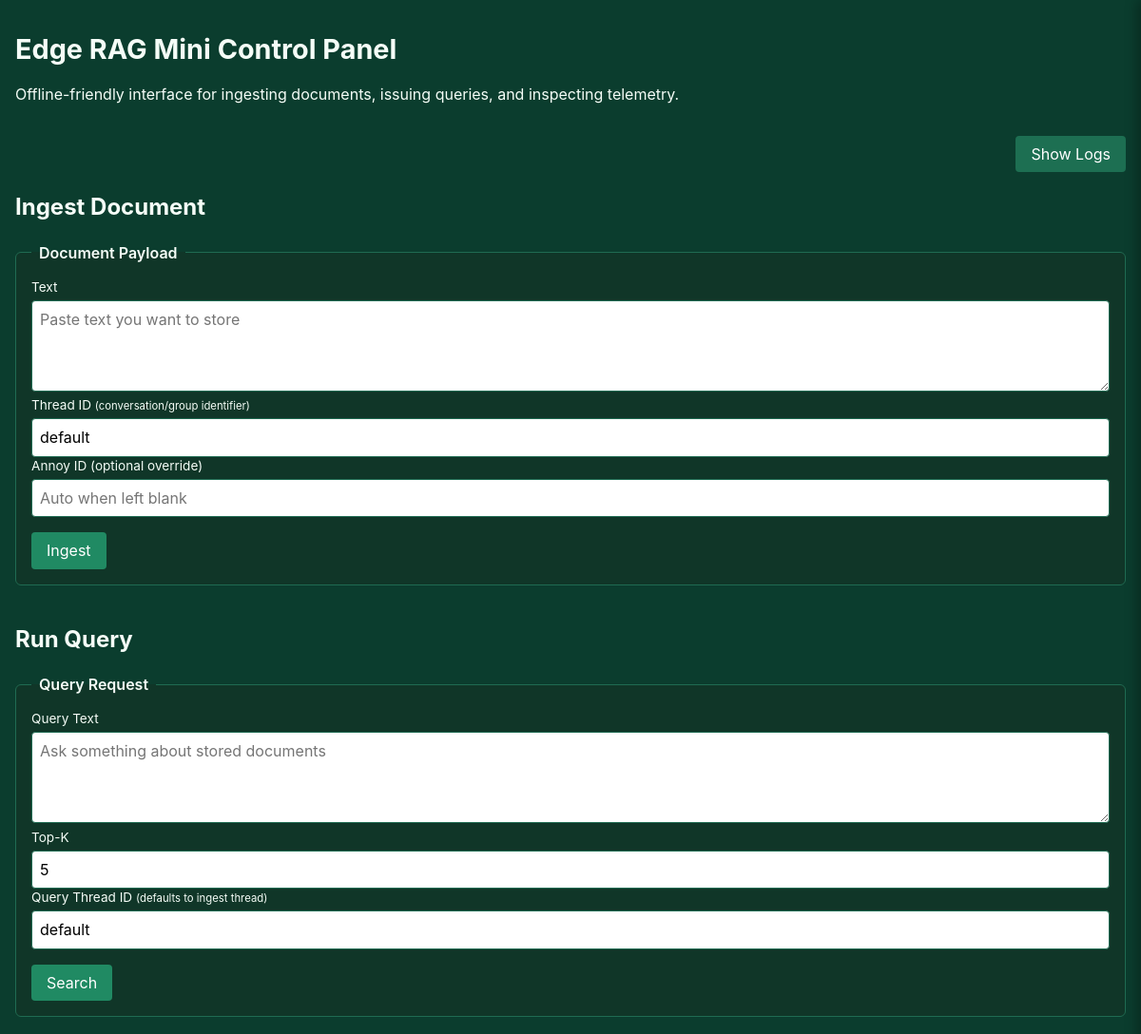
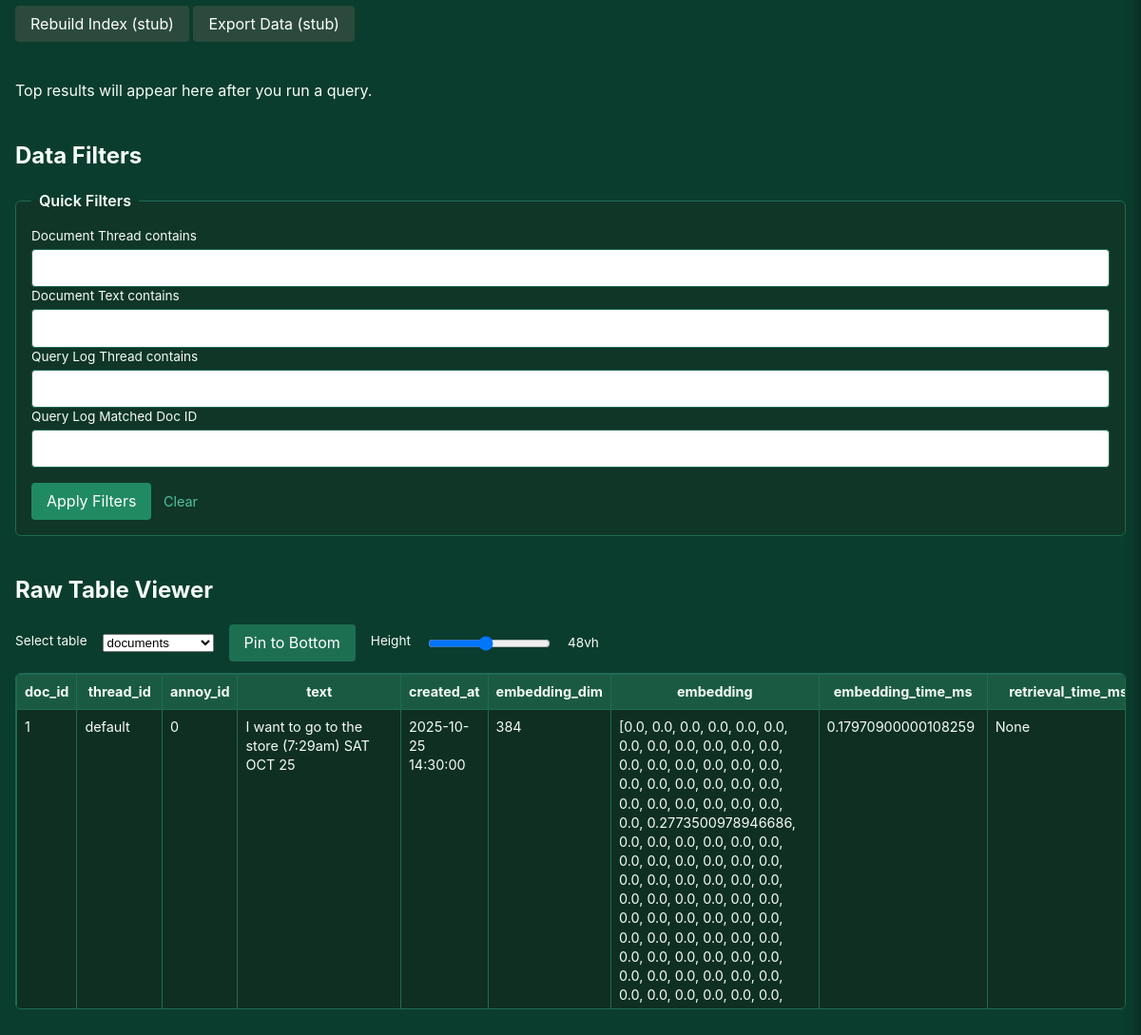
The page / on the database its author committed (2 pictures, top to bottom).
### tables this page shows
CREATE TABLE documents (
    doc_id INTEGER PRIMARY KEY AUTOINCREMENT,
    thread_id TEXT NOT NULL,
    annoy_id INTEGER UNIQUE,
    text TEXT NOT NULL,
    created_at TIMESTAMP DEFAULT CURRENT_TIMESTAMP,
    embedding_dim INTEGER NOT NULL,
    embedding_blob BLOB NOT NULL,
    embedding_time_ms REAL,
    retrieval_time_ms REAL,
    generation_time_ms REAL
);

### edge_rag/web.py (the view)
    @app.route("/")
    def dashboard() -> str:
        doc_filters = _document_filters_from_query(request.args)
        log_filters = _query_log_filters_from_query(request.args)
        documents = storage.list_documents(db_path=_db_path(app))
        documents = _apply_document_filters(documents, doc_filters)
        document_views = [_document_to_view(doc) for doc in documents]
        query_logs = storage.list_query_logs(db_path=_db_path(app))
        query_logs = _apply_query_log_filters(query_logs, log_filters)
        last_query = _consume_last_query(db_path=_db_path(app))
        raw_tables = storage.list_tables(db_path=_db_path(app))
        default_table = raw_tables[0] if raw_tables else "documents"
        raw_table_choice = request.args.get("raw_table", default_table)
        if raw_table_choice not in raw_tables:
            raw_table_choice = default_table
        raw_pinned = request.args.get("raw_pin", "0") == "1"
        if "raw_pin_toggle" in request.args:
            raw_pinned = not raw_pinned
        raw_height = _coerce_height(request.args.get("raw_height"), DEFAULT_RAW_HEIGHT)
        if "raw_height_adjust" in request.args:
            raw_height = _coerce_height(request.args.get("raw_height_adjust"), raw_height)
        raw_columns, raw_rows = _load_raw_table(
            raw_table_choice,
            db_path=_db_path(app),
        )
        return render_template(
            "index.html",
            documents=document_views,
            doc_filters=doc_filters,
            query_logs=query_logs,
            log_filters=log_filters,
            last_query=last_query,
            raw_table_choice=raw_table_choice,
            raw_table_options=raw_tables,
            raw_columns=raw_columns,
            raw_rows=raw_rows,
            raw_pinned=raw_pinned,
            raw_height=raw_height,
        )

### edge_rag/storage.py (called while the page is built)
def ensure_database(db_path: Path = DB_PATH) -> None:
    db_path.parent.mkdir(parents=True, exist_ok=True)
    with sqlite3.connect(db_path) as conn:
        for statement in SCHEMA_STATEMENTS:
            conn.execute(statement)
        conn.commit()

def _blob_to_embedding(blob: bytes, embedding_dim: int) -> np.ndarray:
    array = np.frombuffer(blob, dtype=np.float32)
    if array.size != embedding_dim:
        raise ValueError("Embedding dimension mismatch")
    return array

def list_documents(
    *,
    limit: Optional[int] = None,
    offset: int = 0,
    db_path: Path = DB_PATH,
) -> Sequence[Document]:
    ensure_database(db_path)
    query = "SELECT * FROM documents ORDER BY doc_id LIMIT ? OFFSET ?"
    params: Iterable[int] = (limit or -1, offset)
    with sqlite3.connect(db_path) as conn:
        conn.row_factory = sqlite3.Row
        rows = conn.execute(query, params).fetchall()
    return [_row_to_document(row) for row in rows]

def list_query_logs(
    *,
    limit: Optional[int] = None,
    offset: int = 0,
    db_path: Path = DB_PATH,
) -> Sequence[QueryLog]:
    ensure_database(db_path)
    query = "SELECT * FROM query_logs ORDER BY log_id DESC LIMIT ? OFFSET ?"
    params: Iterable[int] = (limit or -1, offset)
    with sqlite3.connect(db_path) as conn:
        conn.row_factory = sqlite3.Row
        rows = conn.execute(query, params).fetchall()
    return [_row_to_query_log(row) for row in rows]

def list_tables(*, db_path: Path = DB_PATH) -> Sequence[str]:
    ensure_database(db_path)
    with sqlite3.connect(db_path) as conn:
        rows = conn.execute(
            "SELECT name FROM sqlite_master WHERE type='table' ORDER BY name"
        ).fetchall()
    return [row[0] for row in rows if not row[0].startswith("sqlite_")]

def _row_to_document(row: sqlite3.Row) -> Document:
    created_at = _parse_timestamp(row["created_at"]) if row["created_at"] else None
    embedding = _blob_to_embedding(row["embedding_blob"], row["embedding_dim"])
    return Document(
        doc_id=row["doc_id"],
        thread_id=row["thread_id"],
        annoy_id=row["annoy_id"],
        text=row["text"],
        created_at=created_at or datetime.utcnow(),
        embedding_dim=row["embedding_dim"],
        embedding=embedding,
        embedding_time_ms=row["embedding_time_ms"],
        retrieval_time_ms=row["retrieval_time_ms"],
        generation_time_ms=row["generation_time_ms"],
    )

### edge_rag/templates/index.html (shortened to what this page needs)
<!doctype html>
<html lang="en">
<head>
    <link rel="stylesheet" href="{{ url_for('static', filename='style.css') }}">
</head>
<body class="{% if raw_pinned %}raw-pinned{% endif %}" style="--raw-viewer-height: {{ raw_height }}vh;">
<header>
    <h1>Edge RAG Mini Control Panel</h1>
    <p>Offline-friendly interface for ingesting documents, issuing queries, and inspecting telemetry.</p>
</header>
<div class="log-toggle">
    <button type="button" id="log-toggle">Show Logs</button>
</div>
<section id="ingest">
    <h2>Ingest Document</h2>
    <form method="post" action="{{ url_for('ingest_document') }}">
        <fieldset>
            <legend>Document Payload</legend>
            <label for="text">Text</label>
            <textarea id="text" name="text" placeholder="Paste text you want to store" required></textarea>
            <label for="thread_id">Thread ID <small>(conversation/group identifier)</small></label>
            <input id="thread_id" name="thread_id" type="text" placeholder="default" value="default">
            <label for="annoy_id">Annoy ID (optional override)</label>
            <input id="annoy_id" name="annoy_id" type="number" min="0" step="1" placeholder="Auto when left blank">
            <div class="controls">
                <button type="submit">Ingest</button>
            </div>
        </fieldset>
    </form>
</section>
<section id="query">
    <h2>Run Query</h2>
    <form method="post" action="{{ url_for('run_query') }}">
        <fieldset>
            <legend>Query Request</legend>
            <label for="query_text">Query Text</label>
            <textarea id="query_text" name="query_text" placeholder="Ask something about stored documents" required></textarea>
            <label for="top_k">Top-K</label>
            <input id="top_k" name="top_k" type="number" min="1" step="1" value="5">
            <label for="query_thread_id">Query Thread ID <small>(defaults to ingest thread)</small></label>
            <input id="query_thread_id" name="query_thread_id" type="text" placeholder="default" value="default">
            <div class="controls">
                <button type="submit">Search</button>
            </div>
        </fieldset>
    </form>
    <div class="controls">
        <form method="post" action="{{ url_for('rebuild_index') }}" style="display:inline-block;">
            <button type="submit" class="secondary">Rebuild Index (stub)</button>
        </form>
        <form method="post" action="{{ url_for('export_data') }}" style="display:inline-block;">
            <button type="submit" class="secondary">Export Data (stub)</button>
        </form>
    </div>
    <div id="query-results" class="query-results" aria-live="polite">Top results will appear here after you run a query.</div>
</section>
<section id="filters">
    <h2>Data Filters</h2>
    <form method="get" action="{{ url_for('dashboard') }}">
        <fieldset>
            <legend>Quick Filters</legend>
            <div>
                <label for="doc_thread">Document Thread contains</label>
                <input id="doc_thread" name="doc_thread" type="text" value="{{ doc_filters.thread_contains or '' }}">
            </div>
            <div>
                <label for="doc_text">Document Text contains</label>
                <input id="doc_text" name="doc_text" type="text" value="{{ doc_filters.text_contains or '' }}">
            </div>
            <div>
                <label for="log_thread">Query Log Thread contains</label>
                <input id="log_thread" name="log_thread" type="text" value="{{ log_filters.thread_contains or '' }}">
            </div>
            <div>
                <label for="log_doc_id">Query Log Matched Doc ID</label>
                <input id="log_doc_id" name="log_doc_id" type="number" min="0" step="1" value="{{ log_filters.matched_doc_id if log_filters.matched_doc_id is not none else '' }}">
            </div>
            <div class="controls">
                <button type="submit">Apply Filters</button>
                <a class="button-link" href="{{ url_for('dashboard') }}">Clear</a>
            </div>
        </fieldset>
    </form>
</section>
<section id="raw-viewer" class="{% if raw_pinned %}pinned{% endif %}">
    <h2>Raw Table Viewer</h2>
    <form method="get" class="raw-table-form">
        <label for="raw_table">Select table</label>
        <select id="raw_table" name="raw_table">
            {% for option in raw_table_options %}
                <option value="{{ option }}"{% if option == raw_table_choice %} selected{% endif %}>{{ option }}</option>
            {% endfor %}
        </select>
        <button type="submit" name="raw_pin_toggle" value="1" class="pin-toggle">
            {% if raw_pinned %}Unpin{% else %}Pin to Bottom{% endif %}
        </button>
        <label for="raw_height" class="height-label">Height</label>
        <input id="raw_height" name="raw_height_adjust" type="range" min="20" max="80" value="{{ raw_height }}">
        <span class="height-value">{{ raw_height }}vh</span>
    </form>
    <div class="raw-table-container">
        {% if raw_rows %}
            <table>
                <thead>
                <tr>
                    {% for column in raw_columns %}
                        <th>{{ column }}</th>
                    {% endfor %}
                </tr>
                </thead>
                <tbody>
                {% for row in raw_rows %}
                    <tr>
                        {% for column in raw_columns %}
                            <td>{{ row[column] }}</td>
                        {% endfor %}
                    </tr>
                {% endfor %}
                </tbody>
            </table>
        {% else %}
            <div class="empty-message">No rows found in the {{ raw_table_choice }} table.</div>
        {% endif %}
    </div>
</section>
</body>
</html>

### edge_rag/static/style.css (style rules this page uses)
:root { color-scheme: light dark; font-family: -apple-system, BlinkMacSystemFont, "Segoe UI", sans-serif; line-height: 1.4; }
body { margin: 2rem auto; max-width: 1200px; padding: 0 1rem; background-color: var(--body-bg, #0b3d2e); color: var(--body-fg, #f5fdf7); }
.log-toggle { display: flex; justify-content: flex-end; margin-bottom: 1rem; gap: 0.5rem; }
.log-toggle button { background-color: #1d6f52; }
header { margin-bottom: 2rem; }
h1 { font-size: 1.8rem; margin-bottom: 0.25rem; }
section { margin-bottom: 2.5rem; }
form { margin-bottom: 1rem; }
fieldset { border: 1px solid #1f6b52; border-radius: 6px; padding: 1rem; margin: 0; background-color: #103628; }
legend { font-weight: 600; padding: 0 0.5rem; }
label { display: block; font-size: 0.85rem; margin-bottom: 0.25rem; }
input[type="text"], input[type="number"], textarea { width: 100%; padding: 0.5rem; border: 1px solid #1f6b52; border-radius: 4px; font: inherit; box-sizing: border-box; }
textarea { min-height: 6rem; resize: vertical; }
button { background-color: #208a63; color: white; border: none; border-radius: 4px; padding: 0.5rem 1rem; font: inherit; cursor: pointer; }
button.secondary { background-color: #2b4a3d; }
a.button-link { display: inline-block; margin-left: 0.5rem; color: #52c29d; text-decoration: none; font-size: 0.9rem; }
table { width: 100%; border-collapse: collapse; background-color: #0f2f23; }
thead { background-color: #1a5a43; }
.controls { margin-top: 0.5rem; }
.controls button, .controls a { margin-top: 0.5rem; }
#raw-viewer { margin-bottom: 3rem; }
.query-results { margin-top: 1.5rem; display: grid; gap: 1rem; }
.raw-table-form { display: flex; align-items: center; gap: 1rem; margin-bottom: 0.75rem; }
.raw-table-form .pin-toggle { background-color: #1d6f52; }
.raw-table-form .height-label { font-size: 0.85rem; }
.raw-table-form .height-value { font-size: 0.85rem; min-width: 4rem; }
.raw-table-container { border: 1px solid #1f6b52; border-radius: 6px; background-color: #103628; max-height: 22rem; overflow-y: auto; transition: height 0.2s ease; }
.raw-table-container table { margin: 0; }

### rows shown on the page
documents: doc_id "1" "default" "0" "I want to go to the store (7:29am) SAT OCT 25" "2025-10-25 14:30:00" "384" "[0.0, 0.0, 0.0, 0.0, 0.0, 0.0, 0.0, 0.0, 0.0, 0.0, 0.0, 0.0, 0.0, 0.0, 0.0, 0.0, 0.0, 0.0, 0.0, 0.0, 0.0, 0.0, 0.0, 0.0, 0.0, 0.0, 0.0, 0.0, 0.0, 0.0, 0.0, 0.2773500978946686, 0.0, 0.0, 0.0, 0.0, 0.0, 0.0, 0.0, 0.0, 0.0, 0.0, 0.0, 0.0, 0.0, 0.0, 0.0, 0.0, 0.0, 0.0, 0.0, 0.0, 0.0, 0.0, 0.0, 0.0, 0.0, 0.0, 0.0, 0.0, 0.0, 0.0, 0.0, 0.0, 0.0, 0.0, 0.0, 0.0, 0.0, 0.0, 0.0, 0.0, 0.0, 0.0, 0.0, 0.0, 0.0, 0.0, 0.0, 0.0, 0.0, 0.0, 0.0, 0.0, 0.0, 0.0,…" "0.17970900000108259" "None"

### other values the page prints
{{ column }} "doc_id" "thread_id" "annoy_id" "text" "created_at" "embedding_dim" "embedding" "embedding_time_ms"
form field raw_table "documents"
